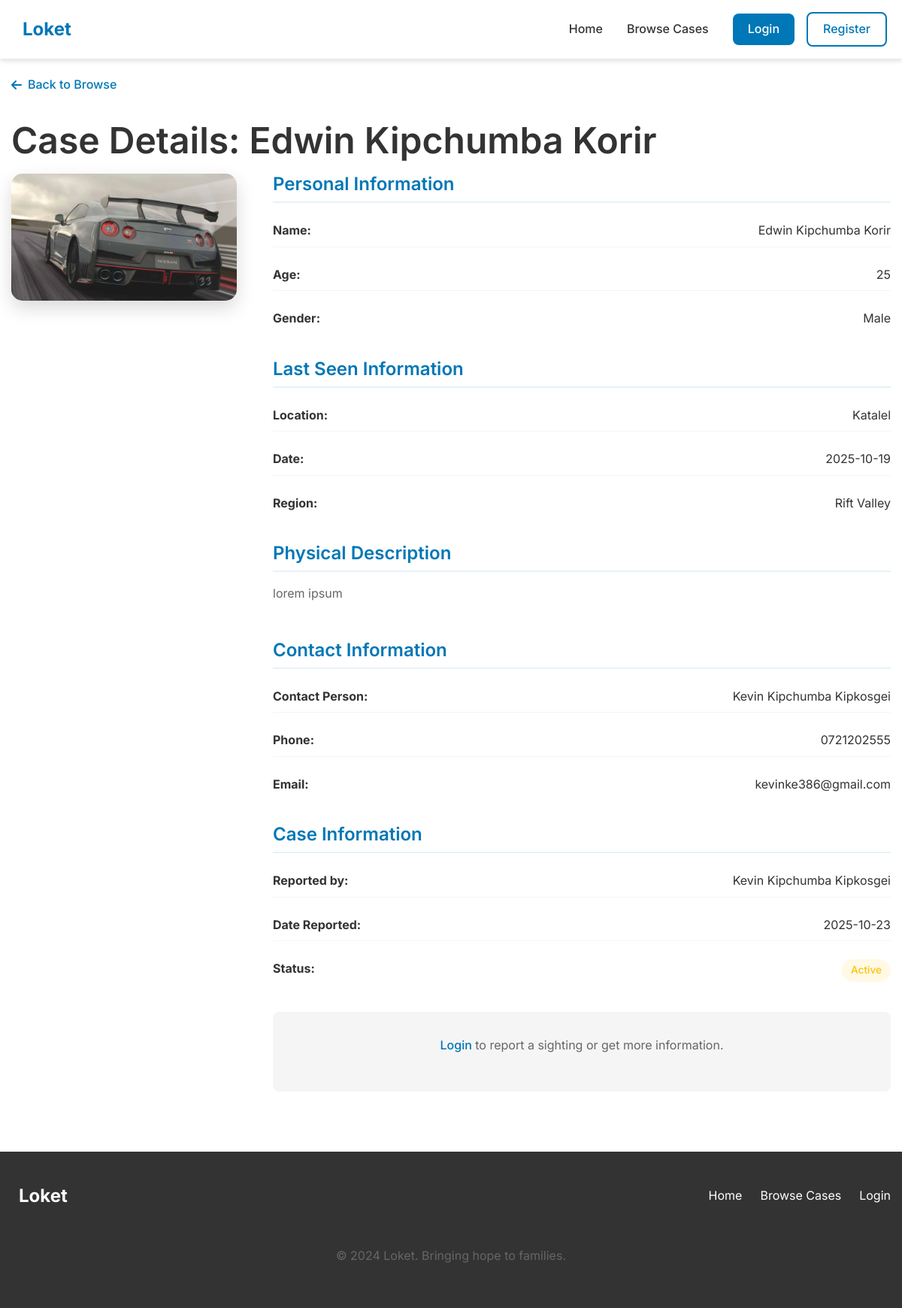
The page /case-details/2 on the database its author committed.
### models.py (models this page shows, shortened)
class MissingPerson(db.Model):
    id = db.Column(db.Integer, primary_key=True)
    name = db.Column(db.String(100), nullable=False)
    age = db.Column(db.Integer, nullable=False)
    gender = db.Column(db.String(20), nullable=False)
    last_seen = db.Column(db.String(200), nullable=False)
    last_seen_date = db.Column(db.Date, nullable=False)
    region = db.Column(db.String(50), nullable=False)
    description = db.Column(db.Text, nullable=False)
    contact_name = db.Column(db.String(100), nullable=False)
    contact_phone = db.Column(db.String(20), nullable=False)
    contact_email = db.Column(db.String(100), nullable=False)
    photo_filename = db.Column(db.String(200), nullable=True)
    date_reported = db.Column(db.DateTime, default=datetime.utcnow)
    is_found = db.Column(db.Boolean, default=False)
    reported_by = db.Column(db.Integer, db.ForeignKey('user.id'), nullable=False)
    @property
    def photo_url(self):
        if self.photo_filename:
            return f'/static/uploads/{self.photo_filename}'
        return '/static/images/default-avatar.png'

class User(UserMixin, db.Model):
    id = db.Column(db.Integer, primary_key=True)
    name = db.Column(db.String(100), nullable=False)
    email = db.Column(db.String(100), unique=True, nullable=False)
    password_hash = db.Column(db.String(200), nullable=False)
    phone = db.Column(db.String(20), nullable=False)
    role = db.Column(db.String(20), default='user')
    date_joined = db.Column(db.DateTime, default=datetime.utcnow)
    missing_persons = db.relationship('MissingPerson', backref='reporter', lazy=True)

### app.py (the view)
@app.route('/case-details/<int:person_id>')
def case_details(person_id):
    missing_person = MissingPerson.query.get_or_404(person_id)
    return render_template('case_details.html', person=missing_person)

### templates/case_details.html (shortened to what this page needs)
{% extends "base.html" %}
{% block content %}
<section class="case-details-section">
    <div class="container">
        <div class="case-details-header">
            <a href="{{ url_for('browse') }}" class="back-link">
                <i class="fas fa-arrow-left"></i> Back to Browse
            </a>
            <h1>Case Details: {{ person.name }}</h1>
        </div>
        <div class="case-details-content">
            <div class="case-image-large">
                <img src="{{ person.photo_url }}" alt="{{ person.name }}">
            </div>
            <div class="case-info-detailed">
                <div class="info-section">
                    <h3>Personal Information</h3>
                    <div class="info-grid">
                        <div class="info-item">
                            <strong>Name:</strong>
                            <span>{{ person.name }}</span>
                        </div>
                        <div class="info-item">
                            <strong>Age:</strong>
                            <span>{{ person.age }}</span>
                        </div>
                        <div class="info-item">
                            <strong>Gender:</strong>
                            <span>{{ person.gender }}</span>
                        </div>
                    </div>
                </div>
                <div class="info-section">
                    <h3>Last Seen Information</h3>
                    <div class="info-grid">
                        <div class="info-item">
                            <strong>Location:</strong>
                            <span>{{ person.last_seen }}</span>
                        </div>
                        <div class="info-item">
                            <strong>Date:</strong>
                            <span>{{ person.last_seen_date.strftime('%Y-%m-%d') }}</span>
                        </div>
                        <div class="info-item">
                            <strong>Region:</strong>
                            <span>{{ person.region }}</span>
                        </div>
                    </div>
                </div>
                <div class="info-section">
                    <h3>Physical Description</h3>
                    <p>{{ person.description }}</p>
                </div>
                <div class="info-section">
                    <h3>Contact Information</h3>
                    <div class="info-grid">
                        <div class="info-item">
                            <strong>Contact Person:</strong>
                            <span>{{ person.contact_name }}</span>
                        </div>
                        <div class="info-item">
                            <strong>Phone:</strong>
                            <span>{{ person.contact_phone }}</span>
                        </div>
                        <div class="info-item">
                            <strong>Email:</strong>
                            <span>{{ person.contact_email }}</span>
                        </div>
                    </div>
                </div>
                <div class="info-section">
                    <h3>Case Information</h3>
                    <div class="info-grid">
                        <div class="info-item">
                            <strong>Reported by:</strong>
                            <span>{{ person.reporter.name }}</span>
                        </div>
                        <div class="info-item">
                            <strong>Date Reported:</strong>
                            <span>{{ person.date_reported.strftime('%Y-%m-%d') }}</span>
                        </div>
                        <div class="info-item">
                            <strong>Status:</strong>
                            <span class="status-{{ 'found' if person.is_found else 'active' }}">
                                {{ 'Found' if person.is_found else 'Active' }}
                            </span>
                        </div>
                    </div>
                </div>
                {% if current_user.is_authenticated %}
                <div class="action-buttons">
                    <button class="btn btn-primary btn-report-sighting" data-person-id="{{ person.id }}">
                        Report Sighting
                    </button>
                </div>
                {% else %}
                <div class="login-prompt">
                    <p><a href="{{ url_for('login') }}">Login</a> to report a sighting or get more information.</p>
                </div>
                {% endif %}
            </div>
        </div>
    </div>
</section>
{% endblock %}

### templates/base.html (shortened to what this page needs)
<!DOCTYPE html>
<html lang="en">
<head>
    <link rel="stylesheet" href="{{ url_for('static', filename='css/style.css') }}">
    <link rel="stylesheet" href="https://cdnjs.cloudflare.com/ajax/libs/font-awesome/6.4.0/css/all.min.css">
</head>
<body>
    <nav class="navbar">
        <div class="nav-container">
            <div class="nav-logo">
                <a href="{{ url_for('index') }}">
                    <span>Loket</span>
                </a>
            </div>
            <div class="nav-menu" id="navMenu">
                <a href="{{ url_for('index') }}" class="nav-link">Home</a>
                <a href="{{ url_for('browse') }}" class="nav-link">Browse Cases</a>
                <div class="user-controls">
                    {% if current_user.is_authenticated %}
                        <div class="user-menu">
                            <span class="user-greeting">Hello, {{ current_user.name }}</span>
                            <div class="user-dropdown">
                                <a href="{{ url_for('profile') }}">My Profile</a>
                                <a href="{{ url_for('logout') }}">Logout</a>
                            </div>
                        </div>
                    {% else %}
                        <a href="{{ url_for('login') }}" class="btn-login">Login</a>
                        <a href="{{ url_for('register') }}" class="btn-register">Register</a>
                    {% endif %}
                </div>
            </div>
        </div>
    </nav>
    <main>
        {% block content %}{% endblock %}
    </main>
    <footer class="footer">
        <div class="container">
            <div class="footer-content">
                <div class="footer-logo">
                    <span>Loket</span>
                </div>
                <div class="footer-links">
                    <a href="{{ url_for('index') }}">Home</a>
                    <a href="{{ url_for('browse') }}">Browse Cases</a>
                    <a href="{{ url_for('login') }}">Login</a>
                </div>
                <div class="footer-copyright">
                    <p>&copy; 2024 Loket. Bringing hope to families.</p>
                </div>
            </div>
        </div>
    </footer>
</body>
</html>

### static/css/style.css (style rules this page uses)
:root { --primary-color: #0077B6; --primary-light: #E6F2F9; --primary-dark: #005a8c; --secondary-color: #FFFFFF; --text-color: #333333; --light-gray: #F5F5F5; --medium-gray: #E0E0E0; --dark-gray: #666666; --success-color: #28A745; --error-color: #DC3545; --warning-color: #FFC107; --shadow: 0 4px 6px rgba(0, 0, 0, 0.1); --shadow-lg: 0 10px 25px rgba(0, 0, 0, 0.15); --transition: all 0.3s ease; --border-radius: 8px; }
* { margin: 0; padding: 0; box-sizing: border-box; }
body { font-family: 'Inter', sans-serif; line-height: 1.6; color: var(--text-color); background-color: var(--secondary-color); overflow-x: hidden; }
.container { width: 100%; max-width: 1200px; margin: 0 auto; padding: 0 20px; }
h1, h2, h3, h4, h5, h6 { font-weight: 600; line-height: 1.2; margin-bottom: 1rem; }
h1 { font-size: 3rem; }
h3 { font-size: 1.5rem; }
p { margin-bottom: 1rem; color: var(--dark-gray); }
.navbar { background-color: var(--secondary-color); box-shadow: var(--shadow); position: fixed; width: 100%; top: 0; z-index: 1000; backdrop-filter: blur(10px); background-color: rgba(255, 255, 255, 0.95); }
.nav-container { display: flex; justify-content: space-between; align-items: center; padding: 1rem 20px; max-width: 1200px; margin: 0 auto; }
.nav-logo { display: flex; align-items: center; font-size: 1.5rem; font-weight: 700; color: var(--primary-color); }
.nav-logo a { text-decoration: none; color: inherit; display: flex; align-items: center; gap: 10px; }
.nav-menu { display: flex; align-items: center; gap: 2rem; }
.nav-link { text-decoration: none; color: var(--text-color); font-weight: 500; transition: var(--transition); padding: 0.5rem 0; position: relative; }
.nav-link::after { content: ''; position: absolute; bottom: 0; left: 0; width: 0; height: 2px; background-color: var(--primary-color); transition: var(--transition); }
.user-controls { margin-left: auto; display: flex; align-items: center; gap: 1rem; }
.btn-login, .btn-register { padding: 8px 20px; border-radius: var(--border-radius); text-decoration: none; font-weight: 500; transition: var(--transition); }
.btn-login { background-color: var(--primary-color); color: white; }
.btn-register { background-color: transparent; color: var(--primary-color); border: 2px solid var(--primary-color); }
.status-active, .status-found { font-weight: 500; padding: 0.25rem 0.75rem; border-radius: 20px; font-size: 0.85rem; }
.status-active { color: var(--warning-color); background-color: rgba(255, 193, 7, 0.1); }
.footer { background-color: var(--text-color); color: white; padding: 40px 0; }
.footer-content { display: flex; justify-content: space-between; align-items: center; flex-wrap: wrap; gap: 2rem; }
.footer-logo { display: flex; align-items: center; font-size: 1.5rem; font-weight: 700; }
.footer-links { display: flex; gap: 1.5rem; flex-wrap: wrap; }
.footer-links a { color: white; text-decoration: none; transition: var(--transition); }
.footer-copyright { text-align: center; width: 100%; margin-top: 1rem; }
.case-details-section { padding: 100px 0 80px; }
.back-link { display: inline-flex; align-items: center; gap: 0.5rem; color: var(--primary-color); text-decoration: none; margin-bottom: 2rem; font-weight: 500; }
.case-details-content { display: grid; grid-template-columns: 300px 1fr; gap: 3rem; align-items: start; }
.case-image-large { border-radius: 15px; overflow: hidden; box-shadow: var(--shadow-lg); }
.case-image-large img { width: 100%; height: auto; display: block; }
.case-info-detailed { display: flex; flex-direction: column; gap: 2rem; }
.info-section h3 { color: var(--primary-color); margin-bottom: 1rem; padding-bottom: 0.5rem; border-bottom: 2px solid var(--primary-light); }
.info-grid { display: grid; gap: 1rem; }
.info-item { display: flex; justify-content: space-between; padding: 0.5rem 0; border-bottom: 1px solid var(--light-gray); }
.info-item:last-child { border-bottom: none; }
.login-prompt { text-align: center; padding: 2rem; background-color: var(--light-gray); border-radius: var(--border-radius); }
.login-prompt a { color: var(--primary-color); text-decoration: none; font-weight: 500; }
@media (max-width: 1200px) { .container { padding: 0 15px; } }

### rows shown on the page
MissingPerson: name "Edwin Kipchumba Korir", photo_url (picture), age "25", gender "Male", last_seen "Katalel", last_seen_date "2025-10-19", region "Rift Valley", description "lorem ipsum", contact_name "Kevin Kipchumba Kipkosgei", contact_phone "0721202555", contact_email "kevinke386@gmail.com", date_reported "2025-10-23", is_found "Active"
User: reporter.name "Kevin Kipchumba Kipkosgei"
